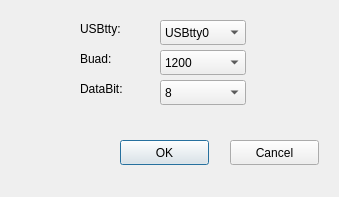
<?xml version="1.0" encoding="UTF-8"?>
<ui version="4.0">
 <class>setDialog</class>
 <widget class="QDialog" name="setDialog">
  <property name="geometry">
   <rect>
    <x>0</x>
    <y>0</y>
    <width>339</width>
    <height>197</height>
   </rect>
  </property>
  <property name="windowTitle">
   <string>Dialog</string>
  </property>
  <widget class="QComboBox" name="comboBoxTty">
   <property name="geometry">
    <rect>
     <x>160</x>
     <y>20</y>
     <width>86</width>
     <height>25</height>
    </rect>
   </property>
   <item>
    <property name="text">
     <string>USBtty0</string>
    </property>
   </item>
   <item>
    <property name="text">
     <string>USBtty1</string>
    </property>
   </item>
   <item>
    <property name="text">
     <string>USBtty2</string>
    </property>
   </item>
   <item>
    <property name="text">
     <string>USBtty3</string>
    </property>
   </item>
   <item>
    <property name="text">
     <string>USBtty4</string>
    </property>
   </item>
   <item>
    <property name="text">
     <string>USBtty5</string>
    </property>
   </item>
   <item>
    <property name="text">
     <string>USBtty5</string>
    </property>
   </item>
   <item>
    <property name="text">
     <string>USBtty6</string>
    </property>
   </item>
  </widget>
  <widget class="QComboBox" name="comboBoxBaud">
   <property name="geometry">
    <rect>
     <x>160</x>
     <y>50</y>
     <width>86</width>
     <height>25</height>
    </rect>
   </property>
   <item>
    <property name="text">
     <string>1200</string>
    </property>
   </item>
   <item>
    <property name="text">
     <string>2400</string>
    </property>
   </item>
   <item>
    <property name="text">
     <string>4800</string>
    </property>
   </item>
   <item>
    <property name="text">
     <string>9600</string>
    </property>
   </item>
   <item>
    <property name="text">
     <string>115200</string>
    </property>
   </item>
  </widget>
  <widget class="QComboBox" name="comboBoxBit">
   <property name="geometry">
    <rect>
     <x>160</x>
     <y>80</y>
     <width>86</width>
     <height>25</height>
    </rect>
   </property>
   <item>
    <property name="text">
     <string>8</string>
    </property>
   </item>
  </widget>
  <widget class="QLabel" name="label">
   <property name="geometry">
    <rect>
     <x>80</x>
     <y>50</y>
     <width>67</width>
     <height>17</height>
    </rect>
   </property>
   <property name="text">
    <string>Buad:</string>
   </property>
  </widget>
  <widget class="QLabel" name="label_2">
   <property name="geometry">
    <rect>
     <x>80</x>
     <y>80</y>
     <width>67</width>
     <height>17</height>
    </rect>
   </property>
   <property name="text">
    <string>DataBit:</string>
   </property>
  </widget>
  <widget class="QLabel" name="label_3">
   <property name="geometry">
    <rect>
     <x>80</x>
     <y>20</y>
     <width>67</width>
     <height>17</height>
    </rect>
   </property>
   <property name="text">
    <string>USBtty:</string>
   </property>
  </widget>
  <widget class="QPushButton" name="okButton">
   <property name="geometry">
    <rect>
     <x>120</x>
     <y>140</y>
     <width>89</width>
     <height>25</height>
    </rect>
   </property>
   <property name="text">
    <string>OK</string>
   </property>
  </widget>
  <widget class="QPushButton" name="cancelButton">
   <property name="geometry">
    <rect>
     <x>230</x>
     <y>140</y>
     <width>89</width>
     <height>25</height>
    </rect>
   </property>
   <property name="text">
    <string>Cancel</string>
   </property>
  </widget>
 </widget>
 <resources/>
 <connections/>
</ui>
